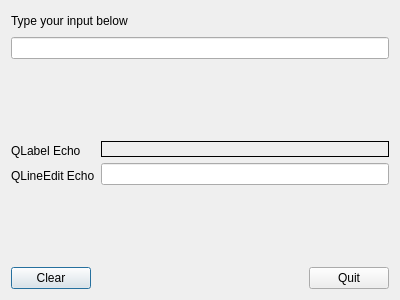
<?xml version="1.0" encoding="UTF-8"?>
<ui version="4.0">
 <class>Dialog</class>
 <widget class="QDialog" name="Dialog">
  <property name="geometry">
   <rect>
    <x>0</x>
    <y>0</y>
    <width>400</width>
    <height>300</height>
   </rect>
  </property>
  <property name="windowTitle">
   <string>Dialog</string>
  </property>
  <layout class="QVBoxLayout" name="verticalLayout_3">
   <item>
    <layout class="QHBoxLayout" name="horizontalLayout_3">
     <item>
      <widget class="QLabel" name="label">
       <property name="text">
        <string>Type your input below</string>
       </property>
      </widget>
     </item>
     <item>
      <spacer name="horizontalSpacer">
       <property name="orientation">
        <enum>Qt::Horizontal</enum>
       </property>
       <property name="sizeHint" stdset="0">
        <size>
         <width>40</width>
         <height>20</height>
        </size>
       </property>
      </spacer>
     </item>
    </layout>
   </item>
   <item>
    <widget class="QLineEdit" name="mainEdit"/>
   </item>
   <item>
    <spacer name="verticalSpacer">
     <property name="orientation">
      <enum>Qt::Vertical</enum>
     </property>
     <property name="sizeHint" stdset="0">
      <size>
       <width>20</width>
       <height>63</height>
      </size>
     </property>
    </spacer>
   </item>
   <item>
    <layout class="QHBoxLayout" name="horizontalLayout">
     <item>
      <layout class="QVBoxLayout" name="verticalLayout_2">
       <item>
        <widget class="QLabel" name="label_3">
         <property name="text">
          <string>QLabel Echo</string>
         </property>
        </widget>
       </item>
       <item>
        <widget class="QLabel" name="label_4">
         <property name="text">
          <string>QLineEdit Echo</string>
         </property>
        </widget>
       </item>
      </layout>
     </item>
     <item>
      <layout class="QVBoxLayout" name="verticalLayout">
       <item>
        <widget class="QLabel" name="label_Echo">
         <property name="frameShape">
          <enum>QFrame::Box</enum>
         </property>
         <property name="text">
          <string/>
         </property>
        </widget>
       </item>
       <item>
        <widget class="QLineEdit" name="lineEdit_echo"/>
       </item>
      </layout>
     </item>
    </layout>
   </item>
   <item>
    <spacer name="verticalSpacer_2">
     <property name="orientation">
      <enum>Qt::Vertical</enum>
     </property>
     <property name="sizeHint" stdset="0">
      <size>
       <width>20</width>
       <height>63</height>
      </size>
     </property>
    </spacer>
   </item>
   <item>
    <layout class="QHBoxLayout" name="horizontalLayout_4">
     <item>
      <widget class="QPushButton" name="clearButton">
       <property name="text">
        <string>Clear</string>
       </property>
      </widget>
     </item>
     <item>
      <spacer name="horizontalSpacer_2">
       <property name="orientation">
        <enum>Qt::Horizontal</enum>
       </property>
       <property name="sizeHint" stdset="0">
        <size>
         <width>40</width>
         <height>20</height>
        </size>
       </property>
      </spacer>
     </item>
     <item>
      <widget class="QPushButton" name="quitButton">
       <property name="text">
        <string>Quit</string>
       </property>
      </widget>
     </item>
    </layout>
   </item>
  </layout>
 </widget>
 <layoutdefault spacing="6" margin="11"/>
 <resources/>
 <connections/>
</ui>
